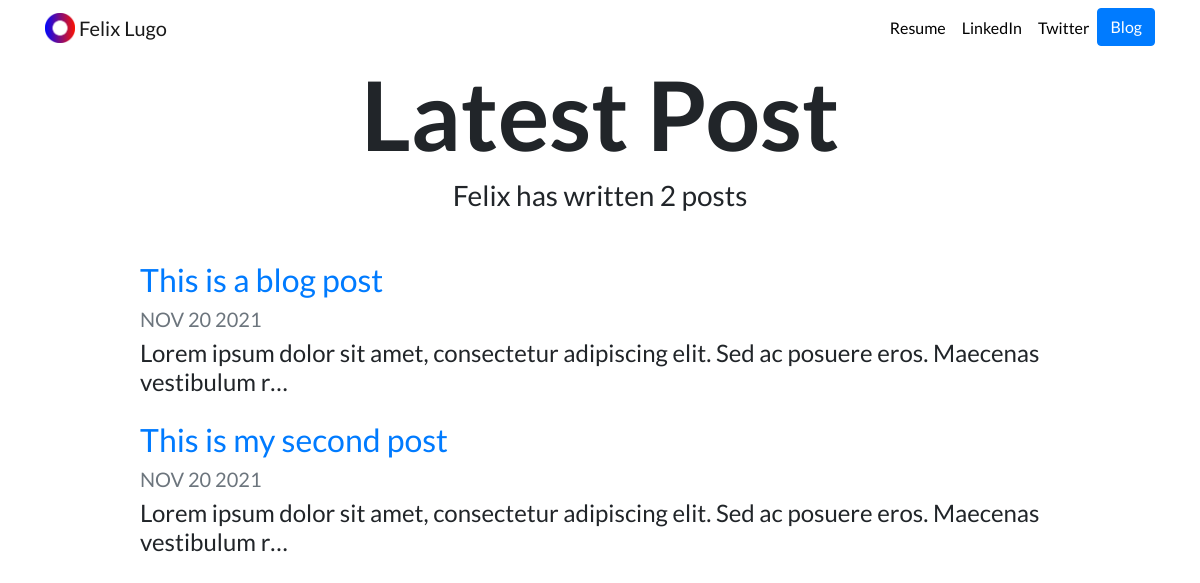
Screenshot of /blog/ with the database file from the repository.
### blog/models.py (models this page shows, shortened)
class Blog(models.Model):
    title = models.CharField(max_length=200)
    description = models.TextField()
    date = models.DateField()

### blog/views.py (the view)
# urls.py: path('', views.all_blogs, name='all_blogs'),
def all_blogs(request):
    blogs = Blog.objects.order_by('-date')
    return render(request, 'blog/all_blogs.html', {'blog': blogs})

### blog/templates/blog/all_blogs.html
{% extends 'portfolio/base.html' %}
{% load static %}
{% block content %}
<h1 id="blogtitle" class="font-weight-bold text-center">Latest Post</h1>
<H3 class="text-center mb-5">Felix has written {{blog.count}} post{{blog.count|pluralize}} </H3>
    {% for post in blog %}
    <div class="row justify-content-center my-3">
      <div class="col-md-10">
        <a href="{% url 'blog:detail' post.id %}"><h2> {{ post.title }} </h2></a>
        <h5 class="text-muted"> {{ post.date|date:'M d Y'|upper }} </h5>
        <h4> {{ post.description|striptags|truncatechars:100 }} </h4>
      </div>
    </div>
    {% endfor %}
{% endblock %}

### portfolio/templates/portfolio/base.html (shortened to what this page needs)
{% load static %}
<!doctype html>
<html lang="en">
<head>
  <link rel="stylesheet" href="https://stackpath.bootstrapcdn.com/bootstrap/4.4.1/css/bootstrap.min.css">
  <link rel="stylesheet" href="{% static "portfolio/custom.css" %}">
</head>
<body>
  <nav id="topNav" class="navbar navbar-expand-md navbar-light">
    <div class="container">
      <a class="navbar-brand" href="{% url 'home' %}">
        <img src="{% static "portfolio/Logo.png" %}" width="30" height="30" class="d-inline-block align-top" alt="Nick's Logo">
        <span>Felix Lugo</span>
      </a>
      <div class="collapse navbar-collapse text-center" id="navbarNav">
        <ul class="navbar-nav ml-auto">
          <li class="nav-item">
            <a class="nav-link" href="{% static "portfolio/resume.pdf" %}">Resume</a>
          </li>
          <li class="nav-item">
            <a class="nav-link" href="https://www.linkedin.com/in/felixdlugo/" target="_blank">LinkedIn</a>
          </li>
          <li class="nav-item">
            <a class="nav-link" href="https://twitter.com/twitter" target="_blank">Twitter</a>
          </li>
          <li>
            <a role="button" href="{% url 'blog:all_blogs' %}" class="btn btn-primary">Blog</a>
          </li>
        </ul>
      </div>
    </div>
  </nav>
  <div class="container">
    {% block content %}{% endblock %}
  </div>
</body>
</html>

### portfolio/static/portfolio/custom.css (style rules this page uses)
.navbar-nav .nav-link { color: rgba(0,0,0,1) !important; }
body { font-family: 'Lato', sans-serif; }
#blogtitle { font-size: 6rem; }

### rows the page displays
Blog: title "This is a blog post", date "NOV 20 2021", description "Lorem ipsum dolor sit amet, consectetur adipiscing elit. Sed ac posuere eros. Maecenas vestibulum r…"
Blog: title "This is my second post", date "NOV 20 2021", description "Lorem ipsum dolor sit amet, consectetur adipiscing elit. Sed ac posuere eros. Maecenas vestibulum r…"

### other values shown
{{ blog.count }} "2"
